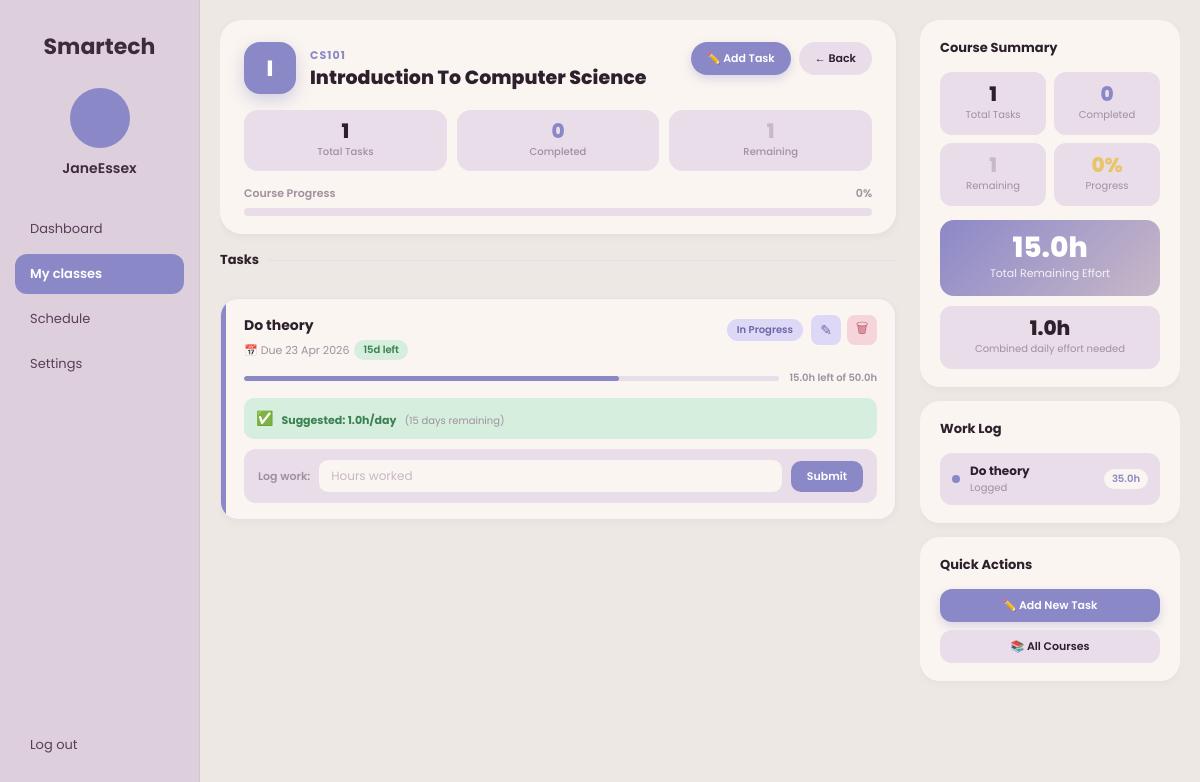
/course/1 (signed in), run on the app's committed database.
### models.py (models this page shows, shortened)
class User(UserMixin, db.Model):
    id = db.Column(db.Integer, primary_key=True)
    username = db.Column(db.String(100), unique=True, nullable=False)
    email = db.Column(db.String(150), unique=True, nullable=False)
    password_hash = db.Column(db.String(200), nullable=False)
    is_admin = db.Column(db.Boolean, default=False, nullable=False)
    courses = db.relationship('Course', backref='user', lazy=True)
    tasks = db.relationship('Task', backref='user', lazy=True)
    otp_code = db.Column(db.String(6), nullable=True)
    otp_expiry = db.Column(db.DateTime, nullable=True)

class Course(db.Model):
    id = db.Column(db.Integer, primary_key=True)
    course_name = db.Column(db.String(150), nullable=False)
    course_code = db.Column(db.String(50), nullable=False)
    user_id = db.Column(db.Integer, db.ForeignKey('user.id'), nullable=False)
    tasks = db.relationship('Task', backref='course', lazy=True)

class Task(db.Model):
    id = db.Column(db.Integer, primary_key=True)
    title = db.Column(db.String(200), nullable=False)
    description = db.Column(db.Text, nullable=True)
    deadline = db.Column(db.Date, nullable=False)
    total_effort_hours = db.Column(db.Float, nullable=False)
    remaining_effort_hours = db.Column(db.Float, nullable=False)
    created_at = db.Column(db.DateTime, default=datetime.utcnow)
    user_id = db.Column(db.Integer, db.ForeignKey('user.id'), nullable=False)
    course_id = db.Column(db.Integer, db.ForeignKey('course.id'), nullable=False)
    progress_logs = db.relationship('ProgressLog', backref='task', lazy=True)

class ProgressLog(db.Model):
    id = db.Column(db.Integer, primary_key=True)
    date = db.Column(db.Date, default=lambda: datetime.utcnow().date())
    effort_completed_hours = db.Column(db.Float, nullable=False)
    task_id = db.Column(db.Integer, db.ForeignKey('task.id'), nullable=False)

### app.py (the view)
@app.route("/course/<int:course_id>")
@login_required
def course_detail(course_id):
    course = Course.query.get_or_404(course_id)
    if course.user_id != current_user.id:
        return "Unauthorized", 403
    tasks = Task.query.filter_by(course_id=course.id).all()
    return render_template(
        "course_detail.html",
        course=course,
        tasks=tasks,
        today=date.today()
    )

### app.py (called while the page is built)
@login_manager.user_loader
def load_user(user_id):
    return User.query.get(int(user_id))

### templates/course_detail.html (shortened to what this page needs)
{% extends "base.html" %}
{% block content %}
{% set total_tasks     = tasks | length %}
{% set done_tasks      = tasks | selectattr('remaining_effort_hours', 'equalto', 0) | list | length %}
{% set remaining_tasks = total_tasks - done_tasks %}
{% set total_effort    = tasks | sum(attribute='remaining_effort_hours') %}
{% set pct_done        = ((done_tasks / total_tasks) * 100) | round | int if total_tasks > 0 else 0 %}
{% set accent_colors   = ['#8b88c8','#c9b8c8','#e8c46a','#a8c8a8','#d9a3b3'] %}
<div class="cd-main">
  <div class="course-hero">
    <div class="hero-top">
      <div class="hero-identity">
        <div class="hero-icon">{{ course.course_name[0].upper() }}</div>
        <div class="hero-text">
          <div class="hero-code">{{ course.course_code }}</div>
          <h2 class="hero-name">{{ course.course_name }}</h2>
        </div>
      </div>
      <div class="hero-actions">
        <a href="{{ url_for('add_task') }}" class="hero-btn btn-add">✏️ Add Task</a>
        <a href="{{ url_for('courses') }}" class="hero-btn btn-back">← Back</a>
      </div>
    </div>
    <div class="hero-progress">
      <div class="prog-stat">
        <div class="prog-stat-num">{{ total_tasks }}</div>
        <div class="prog-stat-label">Total Tasks</div>
      </div>
      <div class="prog-stat">
        <div class="prog-stat-num" style="color:var(--purple);">{{ done_tasks }}</div>
        <div class="prog-stat-label">Completed</div>
      </div>
      <div class="prog-stat">
        <div class="prog-stat-num" style="color:var(--pink);">{{ remaining_tasks }}</div>
        <div class="prog-stat-label">Remaining</div>
      </div>
    </div>
    <div class="progress-row">
      <div class="progress-label">
        <span>Course Progress</span>
        <span>{{ pct_done }}%</span>
      </div>
      <div class="progress-track">
      </div>
    </div>
  </div>
  <p class="section-title">Tasks</p>
  {% if tasks %}
    {% for task in tasks | sort(attribute='deadline') %}
      {% set days_left = (task.deadline - today).days %}
      {% set done = task.remaining_effort_hours == 0 %}
      {% set pct_task = (((task.total_effort_hours - task.remaining_effort_hours) / task.total_effort_hours) * 100) | round | int if task.total_effort_hours > 0 else 0 %}
      <div class="task-card" style="animation-delay:{{ 0.05 + loop.index0 * 0.06 }}s">
        <div class="task-card-inner">
          <div class="task-accent" style="background:{{ accent_colors[loop.index0 % 5] }};"></div>
          <div class="task-body">
            <div class="task-top-row">
              <div>
                <div class="task-title">{{ task.title }}</div>
                <div class="task-deadline">
                  📅 Due {{ task.deadline.strftime('%d %b %Y') }}
                  {% if done %}
                    <span class="deadline-pill pill-green">✓ done</span>
                  {% elif days_left < 0 %}
                    <span class="deadline-pill pill-red">⚠ overdue</span>
                  {% elif days_left <= 3 %}
                    <span class="deadline-pill pill-yellow">{{ days_left }}d left</span>
                  {% else %}
                    <span class="deadline-pill pill-green">{{ days_left }}d left</span>
                  {% endif %}
                </div>
              </div>
              <div style="display:flex; align-items:center; gap:8px;">
                {% if done %}
                  <span class="status-badge status-done">Completed</span>
                {% elif task.remaining_effort_hours < task.total_effort_hours %}
                  <span class="status-badge status-inprogress">In Progress</span>
                {% else %}
                  <span class="status-badge status-notstarted">Not Started</span>
                {% endif %}
                <div class="task-actions">
                  <a href="{{ url_for('edit_task', task_id=task.id) }}" class="icon-btn icon-edit" title="Edit">✎</a>
                  <a href="{{ url_for('delete_task', task_id=task.id) }}" class="icon-btn icon-delete" title="Delete"
                     onclick="return confirm('Delete this task?')">🗑</a>
                </div>
              </div>
            </div>
            <div class="effort-row">
              <div class="effort-track">
                <div class="effort-fill" style="width:{{ pct_task }}%; background:{{ accent_colors[loop.index0 % 5] }};"></div>
              </div>
              <span class="effort-label">{{ task.remaining_effort_hours }}h left of {{ task.total_effort_hours }}h</span>
            </div>
            {% if not done %}
              {% if days_left > 0 %}
                {% set daily = (task.remaining_effort_hours / days_left) | round(2) %}
                {% set overload = daily > 4 %}
              {% else %}
                {% set daily = task.remaining_effort_hours %}
                {% set overload = true %}
              {% endif %}
              <div class="daily-effort-row" style="
                background: {% if overload %}#f5d5da{% elif daily > 2 %}#fdf0d0{% else %}#d5eedd{% endif %};
                border-radius: 10px; padding: 8px 12px;
                display: flex; align-items: center; gap: 8px;
                margin-bottom: 10px;
              ">
                <span style="font-size:14px;">{% if overload %}⚠️{% elif daily > 2 %}⏳{% else %}✅{% endif %}</span>
                <div style="flex:1;">
                  <span style="font-size:11px; font-weight:700;
                    color: {% if overload %}#c06070{% elif daily > 2 %}#a07820{% else %}#3a8050{% endif %};">
                    Suggested: {{ daily }}h/day
                  </span>
                  <span style="font-size:10px; color:var(--text-muted); margin-left:6px;">
                    ({{ days_left if days_left >= 0 else 0 }} day{{ 's' if days_left != 1 }} remaining)
                  </span>
                </div>
              </div>
            {% endif %}
            {% if not done %}
            <form method="POST" action="{{ url_for('log_progress', task_id=task.id) }}">
              <div class="log-row">
                <span style="font-size:11px; font-weight:600; color:var(--text-muted); white-space:nowrap;">Log work:</span>
                <input class="log-input" type="number" step="0.1" min="0.1"
                       name="hours_logged" placeholder="Hours worked" required>
                <button class="log-btn" type="submit">Submit</button>
              </div>
            </form>
            {% else %}
            <div class="log-row" style="justify-content:center;">
              <span style="font-size:12px; color:#3a8050; font-weight:600;">🎉 Task completed!</span>
            </div>
            {% endif %}
          </div>
        </div>
      </div>
    {% endfor %}
  {% else %}
    <div class="empty-tasks">
      <div class="emoji">📋</div>
      <p>No tasks for this course yet.</p>
      <a href="{{ url_for('add_task') }}" class="hero-btn btn-add" style="display:inline-flex;">✏️ Add First Task</a>
    </div>
  {% endif %}
</div>
<div class="cd-sidebar">
  <div class="side-card" style="animation-delay:0.08s">
    <p class="side-title">Course Summary</p>
    <div class="summary-grid">
      <div class="sum-box">
        <div class="sum-num">{{ total_tasks }}</div>
        <div class="sum-label">Total Tasks</div>
      </div>
      <div class="sum-box">
        <div class="sum-num" style="color:var(--purple);">{{ done_tasks }}</div>
        <div class="sum-label">Completed</div>
      </div>
      <div class="sum-box">
        <div class="sum-num" style="color:var(--pink);">{{ remaining_tasks }}</div>
        <div class="sum-label">Remaining</div>
      </div>
      <div class="sum-box">
        <div class="sum-num" style="color:var(--gold);">{{ pct_done }}%</div>
        <div class="sum-label">Progress</div>
      </div>
    </div>
    <div class="effort-highlight">
      <div class="num">{{ total_effort }}h</div>
      <div class="lbl">Total Remaining Effort</div>
    </div>
    {% set active_tasks = tasks | rejectattr('remaining_effort_hours', 'equalto', 0) | list %}
    {% if active_tasks %}
      {% set avg_daily = namespace(val=0) %}
      {% for task in active_tasks %}
        {% set dl = (task.deadline - today).days %}
        {% if dl > 0 %}
          {% set avg_daily.val = avg_daily.val + (task.remaining_effort_hours / dl) %}
        {% else %}
          {% set avg_daily.val = avg_daily.val + task.remaining_effort_hours %}
        {% endif %}
      {% endfor %}
      <div style="margin-top:10px; background:var(--card-bg2); border-radius:12px; padding:12px; text-align:center;">
        <div style="font-size:20px; font-weight:800; color:var(--text-dark); line-height:1; margin-bottom:3px;">
          {{ avg_daily.val | round(1) }}h
        </div>
        <div style="font-size:10px; color:var(--text-muted);">Combined daily effort needed</div>
      </div>
    {% endif %}
  </div>
  <div class="side-card" style="animation-delay:0.14s">
    <p class="side-title">Work Log</p>
    {% set all_logs = [] %}
    {% for task in tasks %}
      {% for log in task.progress_logs %}
        {% set _ = all_logs.append({'task': task.title, 'log': log}) %}
      {% endfor %}
    {% endfor %}
    {% if all_logs %}
      <div class="log-history">
        {% for entry in all_logs[-6:] | reverse %}
        <div class="log-entry" style="animation-delay:{{ loop.index0 * 0.05 }}s">
          <div class="log-dot"></div>
          <div class="log-info">
            <div class="log-hours">{{ entry.task | truncate(20, True, '…') }}</div>
            <div class="log-date">
              {% if entry.log.logged_at is defined %}
                {{ entry.log.logged_at.strftime('%d %b %Y') }}
              {% else %}
                Logged
              {% endif %}
            </div>
          </div>
          <span class="log-badge">{{ entry.log.effort_completed_hours }}h</span>
        </div>
        {% endfor %}
      </div>
    {% else %}
      <p style="font-size:12px; color:var(--text-muted); text-align:center; padding:16px 0;">
        No work logged yet.<br>Start tracking your progress above!
      </p>
    {% endif %}
  </div>
  <div class="side-card" style="animation-delay:0.20s">
    <p class="side-title">Quick Actions</p>
    <a href="{{ url_for('add_task') }}" class="hero-btn btn-add" style="width:100%; justify-content:center; margin-bottom:8px; border-radius:12px;">
      ✏️ Add New Task
    </a>
    <a href="{{ url_for('courses') }}" class="hero-btn btn-back" style="width:100%; justify-content:center; border-radius:12px;">
      📚 All Courses
    </a>
  </div>
</div>
{% endblock %}

### templates/base.html (shortened to what this page needs)
<!DOCTYPE html>
<html lang="en">
<head>
</head>
<body>
    {% if current_user.is_authenticated and request.endpoint not in ['login', 'register', 'verify_otp'] %}
    <nav id="sidebar">
        <div class="logo">Smartech</div>
        <div class="user-profile">
            <div></div>
            <div style="font-weight:600; font-size:14px; color:#3d2b3c;">
                {{ current_user.username }}
            </div>
        </div>
        <div class="nav-links">
            <a href="{{ url_for('dashboard') }}"
               class="nav-item {% if request.endpoint == 'dashboard' %}active{% endif %}">
               Dashboard
            </a>
            <a href="{{ url_for('courses') }}"
               class="nav-item {% if request.endpoint in ['courses', 'course_detail'] %}active{% endif %}">
               My classes
            </a>
            <a href="{{ url_for('schedule') }}"
               class="nav-item {% if request.endpoint == 'schedule' %}active{% endif %}">
               Schedule
            </a>
            <a href="{{ url_for('settings') }}"
               class="nav-item {% if request.endpoint == 'settings' %}active{% endif %}">
               Settings
            </a>
        </div>
        <a href="{{ url_for('logout') }}" class="nav-item">Log out</a>
    </nav>
    {% endif %}
    <main>
        {% block content %}{% endblock %}
    </main>
</body>
</html>

### templates/base.html (style rules this page uses)
:root { --purple: #8b88c8; --pink: #c9b8c8; --gold: #e8c46a; --bg-main: #ede8e3; --card-bg: #faf5f0; --card-bg2: #e8dde8; --sidebar-bg: #ddd0dc; --text-dark: #2d1f2c; --text-muted: #a090a0; }
* { box-sizing: border-box; }
body { font-family: 'Poppins', sans-serif; background-color: var(--bg-main); margin: 0; padding: 0; display: flex; height: 100vh; width: 100vw; overflow: hidden; }
nav { width: 200px; background-color: var(--sidebar-bg); padding: 30px 15px; display: flex; flex-direction: column; flex-shrink: 0; border-right: 1px solid rgba(0,0,0,0.05); transition: transform 0.3s ease; z-index: 100; }
.logo { font-size: 22px; font-weight: 700; color: #3d2b3c; margin-bottom: 25px; text-align: center; }
.user-profile { text-align: center; margin-bottom: 30px; }
.user-profile div:first-child { width: 60px; height: 60px; border-radius: 50%; background: var(--purple); margin: 0 auto 10px; }
.nav-links { flex-grow: 1; }
.nav-item { display: flex; align-items: center; padding: 10px 15px; color: #5a3d59; text-decoration: none; border-radius: 12px; margin-bottom: 5px; font-size: 13px; transition: background 0.2s ease, transform 0.15s ease; }
.nav-item.active { background: var(--purple); color: white; font-weight: 600; }
main { flex: 1; display: grid; grid-template-columns: 1fr 260px; gap: 20px; padding: 20px; height: 100%; overflow: hidden; box-sizing: border-box; min-width: 0; }

### data on the page
User: username "JaneEssex"
Course: course_name "I", course_code "CS101", course_name "Introduction To Computer Science"
Task: title "Do theory", deadline "23 Apr 2026", shows "In Progress", {{ pct_task }} 70 (drawn), remaining_effort_hours "15.0", total_effort_hours "50.0", daily "1.0", task "Do theory", log.effort_completed_hours "35.0"

### other printed values
{{ total_tasks }} "1"
{{ done_tasks }} "0"
{{ remaining_tasks }} "1"
{{ pct_done }} "0"
{{ total_effort }} "15.0"
{{ avg_daily.val | round(1) }} "1.0"
